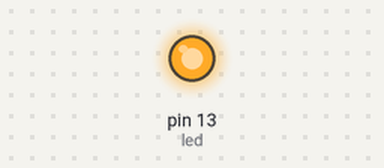
Bench run of a sketch on a simulated Arduino Uno, built with avr-gcc and run on an emulated ATmega328P. On the bench: output pins drawn as LEDs (lit = HIGH).

Above: at 1.5 s.
At 3.5 s:
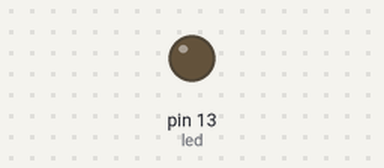
Timing chart, 0 to 5.2 s (numbered marks = the images above):
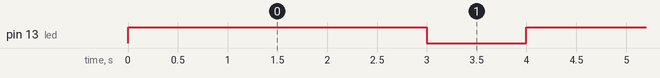

The sketch:

assignment1_1_2b.ino
```cpp
const unsigned int led = 13;
const unsigned int t_on=3000, t_off=1000;

void setup () {
  pinMode ( led , OUTPUT );
}
void loop () {
  digitalWrite ( led , HIGH );
  delay (t_on);
  digitalWrite ( led , LOW ) ;
  delay(t_off);
}
```

Measured:
- by itself, pin 13 (led): alternates HIGH for 3.0 s and LOW for 1.0 s
